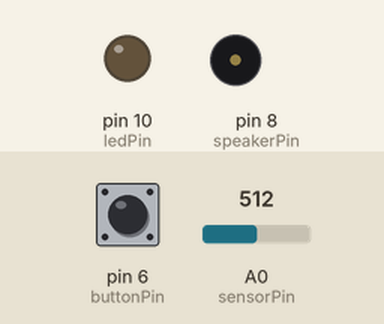
Simulated run of this sketch. Board: Arduino Uno, built with avr-gcc and run on an emulated ATmega328P. On the bench: output pins drawn as LEDs (lit = HIGH), buzzer (waves = sounding). Inputs (shaded band) come from the test bench; at power-on: A0 (sensorPin) = 512, pin 6 (buttonPin) LOW. Random numbers use the default seed unless the sketch sets one.

Above: at 1.2 s.
1.3 s: A0 (sensorPin) set to 900
At 1.5 s:
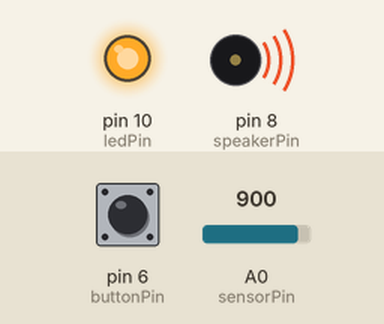
4.3 s: pin 6 (buttonPin) pulled HIGH for 0.55 s
At 4.7 s:
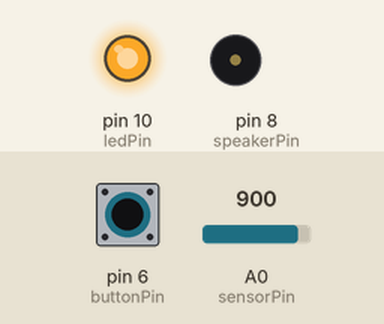
7.3 s: pin 6 (buttonPin) pulled HIGH for 1 s
At 8.7 s:
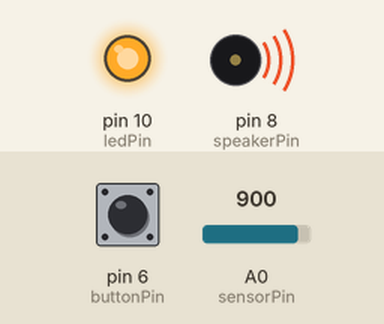
Timing chart, 0 to 10.3 s (numbered marks = the images above; inputs shaded):
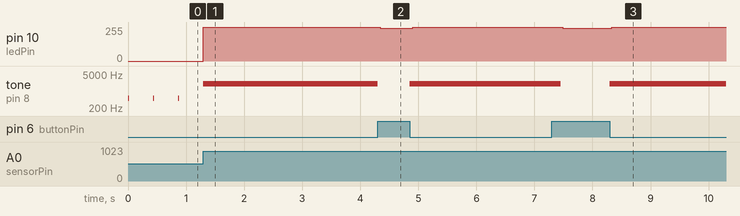

Measured:
- after the input at 1.3 s, pin 10 (ledPin): 0/255 → 255/255 at once
- after the input at 4.3 s, pin 10 (ledPin): 255/255 → 247/255 at once, → 255/255 0.56 s later; tone on pin 8 (speakerPin): 2000 Hz → silent at once, → 2000 Hz 0.55 s later
- after the input at 7.3 s, pin 10 (ledPin): 255/255 → 247/255 after 0.19 s, → 255/255 0.84 s later; tone on pin 8 (speakerPin): 2000 Hz → silent after 0.15 s, → 2000 Hz 0.85 s later

The sketch:

zadanie4-v2.ino
```cpp
const int sensorPin = A0;
const int speakerPin = 8;
const int ledPin = 10;
const int buttonPin = 6;

unsigned int sensorValue = 0;
unsigned int delayTime = 0;
unsigned int ledConstraint = 0;
unsigned int buttonState = 0;
unsigned int current_status = 0;

void setup() {
  pinMode(ledPin, OUTPUT);
  pinMode(speakerPin, OUTPUT);

  pinMode(buttonPin, INPUT);

  randomSeed(analogRead(1));

  reset_random();
//  current_status = 1;

  Serial.begin(9600);
}

void reset_random() {
  ledConstraint = random(600, 900);
  current_status = 0;
  digitalWrite(ledPin, LOW);
}

void debug_info() {
  Serial.print("LIGHT = ");
  Serial.print(sensorValue);

  Serial.print(" | DELAY = ");
  Serial.print(delayTime);

  Serial.print(" | CONS = ");
  Serial.print(ledConstraint);

  Serial.print(" | BTN = ");
  Serial.print(buttonState);

  Serial.println("");
}

void loop(){
  sensorValue = analogRead(sensorPin);
  buttonState = digitalRead(buttonPin);

  if (buttonState == 1) {
    reset_random();
  }

  if (current_status == 0) {
    if (sensorValue >= ledConstraint) {
      current_status = 1;
      digitalWrite(ledPin, HIGH);
    } else {
      sensorValue = constrain(sensorValue, 1, ledConstraint);
      delayTime = map(sensorValue, 1, ledConstraint, 1000, 20);
      tone(speakerPin, 500, 10);
      delay(delayTime);
    }
  } else {
    tone(speakerPin, 2000, 200);
    delay(200);
  }
}
```
